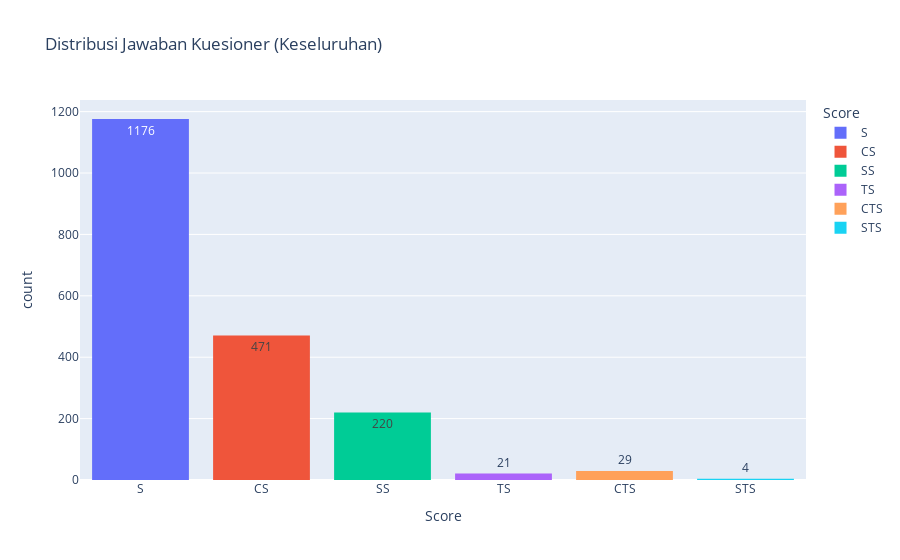

Notebook code cell kept with this figure:
### Markdown cell above
## 1. Bar Chart

### Code cell
all_answers = df.melt(id_vars=["Partisipan"], var_name="Question", value_name="Score")

fig = px.histogram(
    all_answers,
    x="Score",
    color="Score",
    text_auto=True,
    title="Distribusi Jawaban Kuesioner (Keseluruhan)"
)
fig.show()

### Figure 1 — Plotly figure (JSON) as saved in the notebook; plotly's stock layout.template omitted (floating-point values rounded to 4 significant figures; data arrays with more than 128 entries replaced by an {"elided": "..."} marker saying what was removed)
{"data": [{"bingroup": "x", "hovertemplate": "Score=%{x}<br>count=%{y}<extra></extra>", "legendgroup": "S", "marker": {"color": "#636efa", "pattern": {"shape": ""}}, "name": "S", "orientation": "v", "showlegend": true, "texttemplate": "%{value}", "type": "histogram", "x": {"elided": "1176 str values"}, "xaxis": "x", "yaxis": "y"}, {"bingroup": "x", "hovertemplate": "Score=%{x}<br>count=%{y}<extra></extra>", "legendgroup": "CS", "marker": {"color": "#EF553B", "pattern": {"shape": ""}}, "name": "CS", "orientation": "v", "showlegend": true, "texttemplate": "%{value}", "type": "histogram", "x": {"elided": "471 str values"}, "xaxis": "x", "yaxis": "y"}, {"bingroup": "x", "hovertemplate": "Score=%{x}<br>count=%{y}<extra></extra>", "legendgroup": "SS", "marker": {"color": "#00cc96", "pattern": {"shape": ""}}, "name": "SS", "orientation": "v", "showlegend": true, "texttemplate": "%{value}", "type": "histogram", "x": {"elided": "220 str values"}, "xaxis": "x", "yaxis": "y"}, {"bingroup": "x", "hovertemplate": "Score=%{x}<br>count=%{y}<extra></extra>", "legendgroup": "TS", "marker": {"color": "#ab63fa", "pattern": {"shape": ""}}, "name": "TS", "orientation": "v", "showlegend": true, "texttemplate": "%{value}", "type": "histogram", "x": ["TS", "TS", "TS", "TS", "TS", "TS", "TS", "TS", "TS", "TS", "TS", "TS", "TS", "TS", "TS", "TS", "TS", "TS", "TS", "TS", "TS"], "xaxis": "x", "yaxis": "y"}, {"bingroup": "x", "hovertemplate": "Score=%{x}<br>count=%{y}<extra></extra>", "legendgroup": "CTS", "marker": {"color": "#FFA15A", "pattern": {"shape": ""}}, "name": "CTS", "orientation": "v", "showlegend": true, "texttemplate": "%{value}", "type": "histogram", "x": ["CTS", "CTS", "CTS", "CTS", "CTS", "CTS", "CTS", "CTS", "CTS", "CTS", "CTS", "CTS", "CTS", "CTS", "CTS", "CTS", "CTS", "CTS", "CTS", "CTS", "CTS", "CTS", "CTS", "CTS", "CTS", "CTS", "CTS", "CTS", "CTS"], "xaxis": "x", "yaxis": "y"}, {"bingroup": "x", "hovertemplate": "Score=%{x}<br>count=%{y}<extra></extra>", "legendgroup": "STS", "marker": {"color": "#19d3f3", "pattern": {"shape": ""}}, "name": "STS", "orientation": "v", "showlegend": true, "texttemplate": "%{value}", "type": "histogram", "x": ["STS", "STS", "STS", "STS"], "xaxis": "x", "yaxis": "y"}], "layout": {"barmode": "relative", "legend": {"title": {"text": "Score"}, "tracegroupgap": 0}, "title": {"text": "Distribusi Jawaban Kuesioner (Keseluruhan)"}, "xaxis": {"anchor": "y", "categoryarray": ["S", "CS", "SS", "TS", "CTS", "STS"], "categoryorder": "array", "domain": [0, 1], "title": {"text": "Score"}}, "yaxis": {"anchor": "x", "domain": [0, 1], "title": {"text": "count"}}}}
